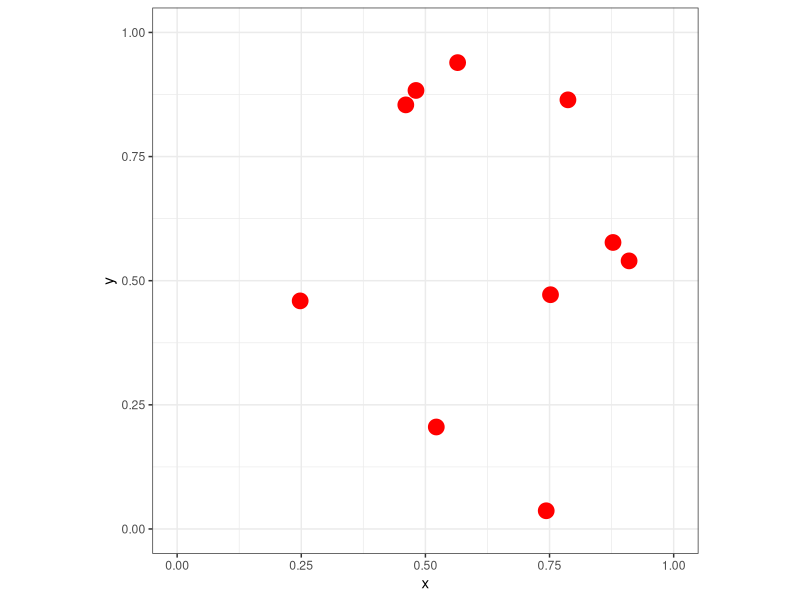
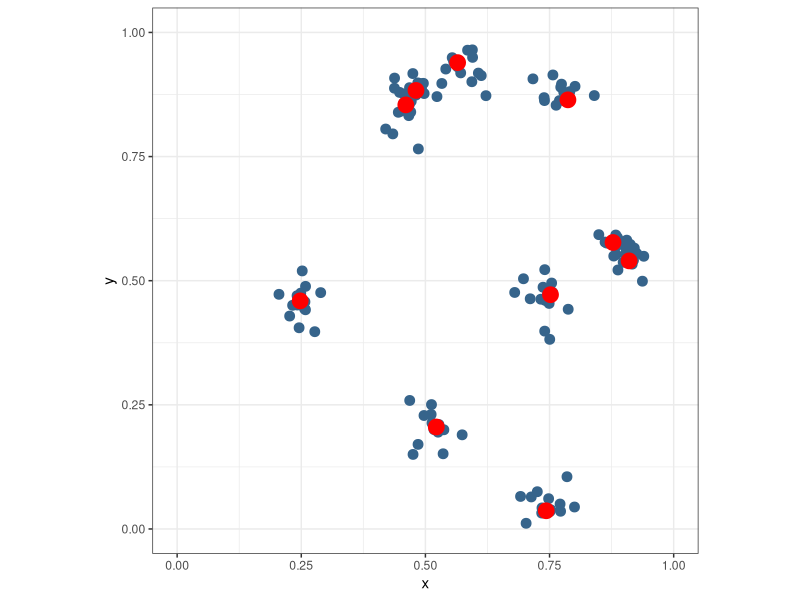
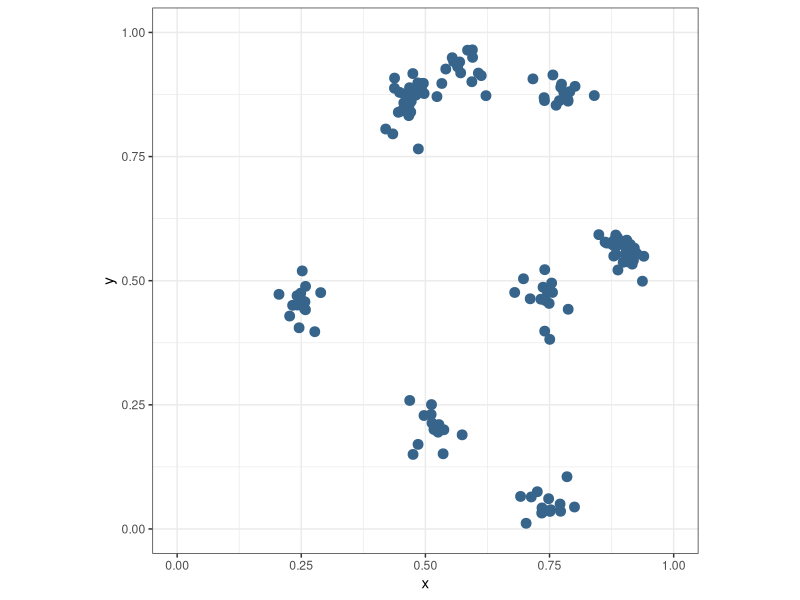
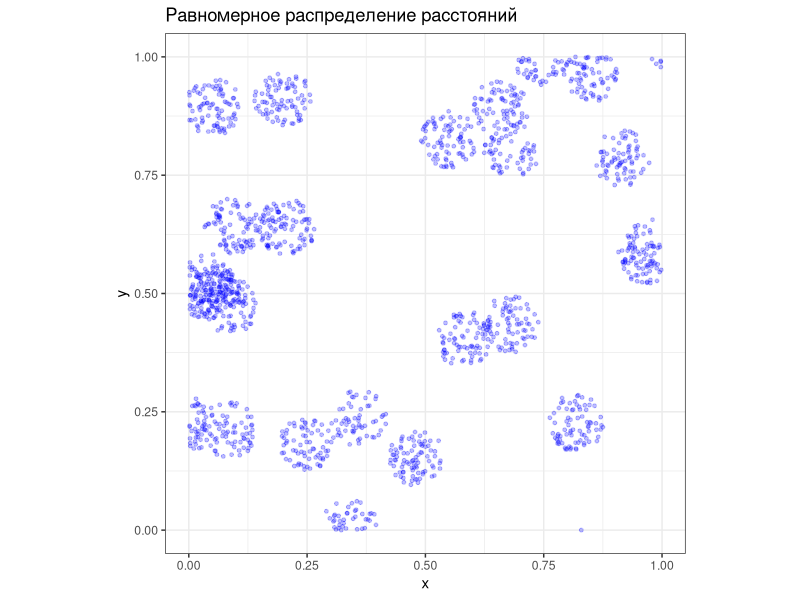
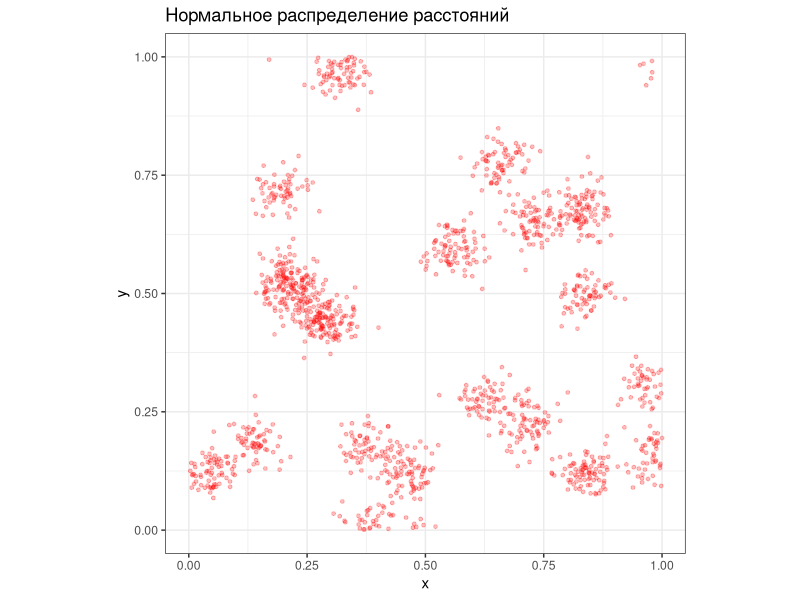
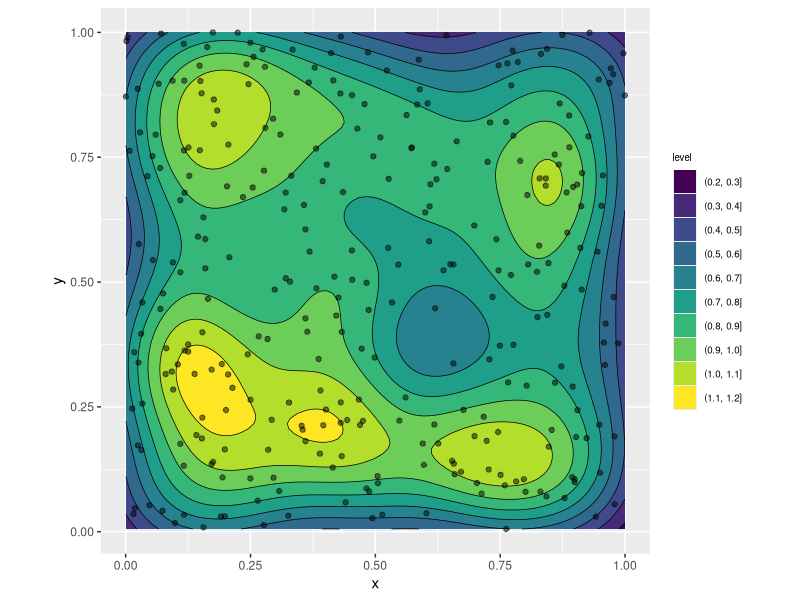
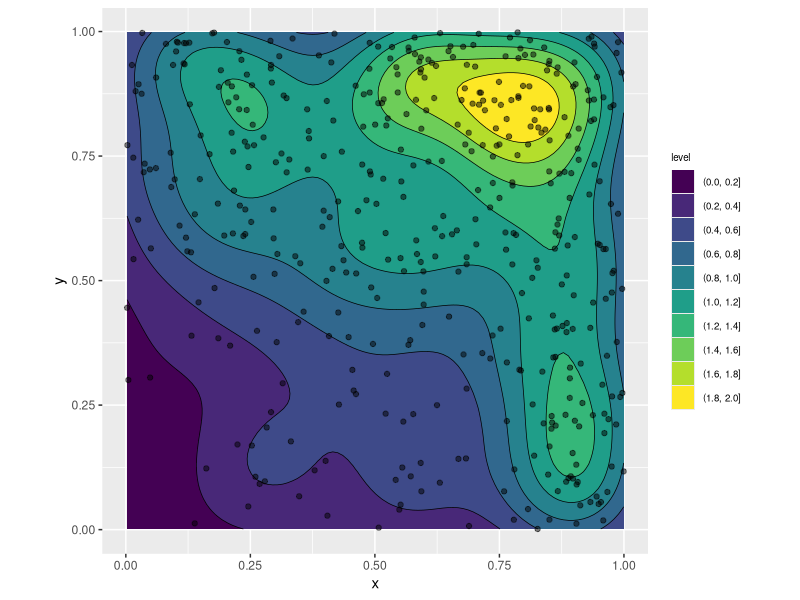
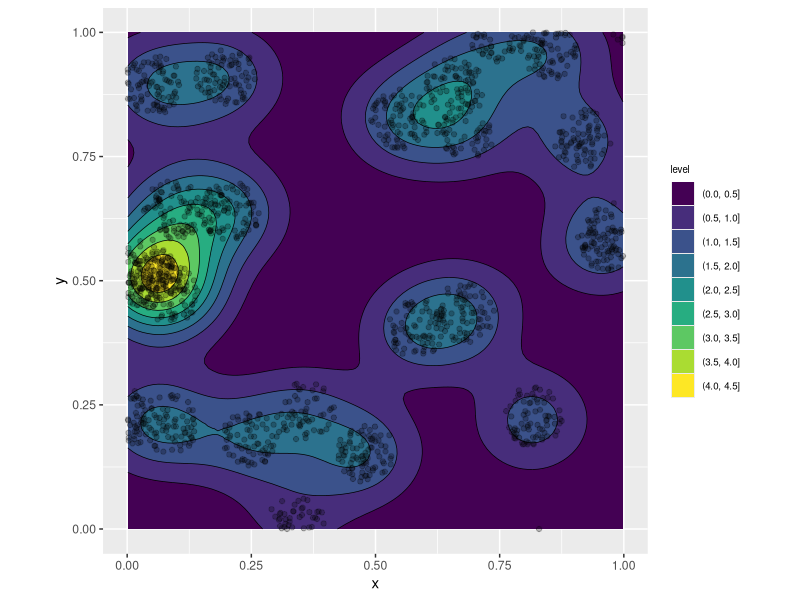

These charts were generated, in order, by the following R code:
## ---- chunk 1
library(tidyverse)
library(sf)
library(spatstat)
library(gganimate)

lambda = 300 # Интенсивность Пуассоновского процесса
k = 10 # Интенсивность кластеров
s = 0.04 # Ожидаемый размер кластера
m = 15 # Ожидаемое количество точек в кластере
r = 0.05 # Расстояние ингибиции (для регулярного процесса)
## ---- chunk 2
adf = function(ppp) {
  ppp$df = tibble(
    x = ppp$x,
    y = ppp$y
  )
  return(ppp)
}

nframes = 20
pois = lapply(1:nframes, \(iter) { 
  p = rpoispp(lambda)
  tibble(
    x = p$x,
    y = p$y,
    iter = iter
  )
}) |> bind_rows()

gp = ggplot(pois, aes(x,y)) +
  geom_point(size = 3, color = 'steelblue4') +
  coord_equal() +
  theme_void() +
  transition_states(iter)

animate(gp, fps = 1, nframes = nframes, 
        rewind = TRUE, detail = 0, width = 480, height = 480)
## ---- chunk 3
gp = ggplot() +
  annotate('rect', xmin = 0.1, xmax = 0.7, 
           ymin = 0.2, ymax = 0.7, alpha = 0.5, 
           color = 'magenta', fill = 'pink') +
  annotate("text", x = 0.4, y = 0.45, 
           label = "B", size = 20) +
  geom_point(data = pois, mapping = aes(x,y), 
             size = 3, color = 'steelblue4') +
  coord_equal() +
  theme_bw() +
  transition_states(iter)

animate(gp, fps = 1, nframes = nframes, 
        rewind = TRUE, detail = 0, width = 480, height = 480)
## ---- chunk 4

## ---- chunk 5
hpois = lapply(1:nframes, \(iter) {
  lambda = function(x,y) { 500 * (y^2 + x) }
  p = rpoispp(lambda)
  tibble(
    x = p$x,
    y = p$y,
    iter = iter
  )
}) |> bind_rows()

gp = ggplot() +
  annotate('rect', xmin = 0.1, xmax = 0.7, 
           ymin = 0.2, ymax = 0.7, alpha = 0.5, 
           color = 'magenta', fill = 'pink') +
  annotate("text", x = 0.4, y = 0.45, 
           label = "B", size = 20) +
  geom_point(data = hpois, mapping = aes(x,y), 
             size = 3, color = 'steelblue4') +
  coord_equal() +
  theme_bw() +
  transition_states(iter)

animate(gp, fps = 1, nframes = nframes, 
        rewind = TRUE, detail = 0, width = 480, height = 480)
## ---- chunk 6
border = lapply(1:nframes, \(iter) {
  lambda = function(x,y) { 500 * ((y-0.5)^2 + (x-0.5)^2) }
  p = rpoispp(lambda)
  tibble(
    x = p$x,
    y = p$y,
    iter = iter
  )
}) |> bind_rows()

gp = ggplot() +
  geom_point(data = border, mapping = aes(x,y), 
             size = 3, color = 'steelblue4') +
  coord_equal() +
  theme_bw() +
  transition_states(iter)

animate(gp, fps = 1, nframes = nframes, 
        rewind = TRUE, detail = 0, width = 480, height = 480)
## ---- chunk 7
center = lapply(1:nframes, \(iter) {
  lambda = function(x,y) { 500 * (1.0 - abs(y-0.5) - abs(x-0.5)) }
  p = rpoispp(lambda)
  tibble(
    x = p$x,
    y = p$y,
    iter = iter
  )
}) |> bind_rows()

gp = ggplot() +
  geom_point(data = center, mapping = aes(x,y), 
             size = 3, color = 'steelblue4') +
  coord_equal() +
  theme_bw() +
  transition_states(iter)

animate(gp, fps = 1, nframes = nframes, 
        rewind = TRUE, detail = 0, width = 480, height = 480)
## ---- chunk 8
matern = lapply(1:nframes, \(iter) {
  p = rMatClust(k, s, m)
  tibble(
    x = p$x,
    y = p$y,
    iter = iter
  )
}) |> bind_rows()

gp = ggplot() +
  geom_point(data = matern, mapping = aes(x,y), 
             size = 3, color = 'steelblue4') +
  coord_equal() +
  theme_bw() +
  transition_states(iter)

animate(gp, fps = 1, nframes = nframes, 
        rewind = TRUE, detail = 0, width = 480, height = 480)
## ---- chunk 9
parents = tibble(
  x = runif(k),
  y = runif(k)
)

ggplot() +
  geom_point(data = parents, mapping = aes(x,y), 
             size = 5, color = 'red') +
  coord_equal() +
  xlim(0, 1) +
  ylim(0, 1) +
  theme_bw()
## ---- chunk 10
dist  = rnorm(m * k, 0, s)
theta = runif(m * k, 0, 2 * pi)
  
offspr = tibble(
  x = rep(parents$x, m) + dist * cos(theta),
  y = rep(parents$y, m) + dist * sin(theta)
)

ggplot() +
  geom_point(data = offspr, mapping = aes(x,y), 
             size = 3, color = 'steelblue4') +
  geom_point(data = parents, mapping = aes(x,y), 
             size = 5, color = 'red') +
  coord_equal() +
  xlim(0, 1) +
  ylim(0, 1) +
  theme_bw()
## ---- chunk 11
ggplot() +
  geom_point(data = offspr, mapping = aes(x,y), 
             size = 3, color = 'steelblue4') +
  coord_equal() +
  xlim(0, 1) +
  ylim(0, 1) +
  theme_bw()
## ---- chunk 12
p = rMatClust(k*2, s * 1.5, m * 5)
matern = tibble(
    x = p$x,
    y = p$y
)

ggplot() +
  geom_point(data = matern, mapping = aes(x,y), 
             size = 1, color = 'blue', alpha = 0.25) +
  ggtitle("Равномерное распределение расстояний") +
  coord_equal() +
  xlim(0, 1) +
  ylim(0, 1) +
  theme_bw() 
## ---- chunk 13
p = rThomas(k*2, s * 0.75, m * 5)
thomas = tibble(
    x = p$x,
    y = p$y
)

ggplot() +
  geom_point(data = thomas, mapping = aes(x,y), 
             size = 1, color = 'red', alpha = 0.25) +
  ggtitle("Нормальное распределение расстояний") +
  coord_equal() +
  xlim(0, 1) +
  ylim(0, 1) +
  theme_bw() 
## ---- chunk 14
ssi = lapply(1:nframes, \(iter) { 
  p = rSSI(r, lambda)
  tibble(
    x = p$x,
    y = p$y,
    iter = iter
  )
}) |> bind_rows()

gp = ggplot(ssi, aes(x,y)) +
  geom_point(size = 4, color = 'steelblue4', alpha = 0.5) +
  coord_equal() +
  theme_bw() +
  transition_states(iter)

animate(gp, fps = 1, nframes = nframes, 
        rewind = TRUE, detail = 0, width = 400, height = 400)
## ---- chunk 15
ssi_1 = ssi |> 
  filter(iter == 1) |> 
  mutate(num = row_number())

gp = ggplot(ssi_1, aes(x,y)) +
  geom_point(size = 4, color = 'steelblue4', alpha = 0.5) +
  coord_equal() +
  theme_bw() +
  transition_manual(num, cumulative = T)

animate(gp, nframes = gp$num, detail = 0, width = 400, height = 400)
## ---- chunk 16
pat = filter(pois, iter == 1)
ggplot(pat, aes(x,y)) +
  geom_density_2d_filled() +
  geom_density_2d(linewidth = 0.25, colour = "black") +
  geom_point(alpha = 0.5) +
  coord_equal() +
  guides(fill = guide_legend(override.aes = list(size = 0.5))) +
  theme(legend.title = element_text(size = 7), 
        legend.text = element_text(size = 7))
## ---- chunk 17
pat = filter(hpois, iter == 1)
ggplot(pat, aes(x,y)) +
  geom_density_2d_filled() +
  geom_density_2d(linewidth = 0.25, colour = "black") +
  geom_point(alpha = 0.5) +
  coord_equal() +
  guides(fill = guide_legend(override.aes = list(size = 0.5))) +
  theme(legend.title = element_text(size = 7), 
        legend.text = element_text(size = 7))
## ---- chunk 18
ggplot(matern, aes(x,y)) +
  geom_density_2d_filled() +
  geom_point(alpha = 0.25) +
  geom_density_2d(linewidth = 0.25, colour = "black") +
  coord_equal() +
  guides(fill = guide_legend(override.aes = list(size = 0.5))) +
  theme(legend.title = element_text(size = 7), 
        legend.text = element_text(size = 7))
## ---- chunk 19
ggplot(thomas, aes(x,y)) +
  geom_density_2d_filled() +
  geom_point(alpha = 0.25) +
  geom_density_2d(linewidth = 0.25, colour = "black") +
  coord_equal() +
  guides(fill = guide_legend(override.aes = list(size = 0.5))) +
  theme(legend.title = element_text(size = 7), 
        legend.text = element_text(size = 7))
## ---- chunk 20
ggplot(ssi_1, aes(x,y)) +
  geom_density_2d_filled() +
  geom_point(alpha = 0.25) +
  geom_density_2d(linewidth = 0.25, colour = "black") +
  coord_equal() +
  guides(fill = guide_legend(override.aes = list(size = 0.5))) +
  theme(legend.title = element_text(size = 7), 
        legend.text = element_text(size = 7))
## ---- chunk 21
pat = rpoispp(lambda)
rad = 0.005 * 0:200
G = envelope(pat, Gest, r = rad, nsim = 100, verbose=FALSE)
plot(G, xlim = c(0, 0.15), main = NULL)
## ---- chunk 22
pat = rMatClust(k, s, m)
rad = 0.005 * 0:200
G = envelope(pat, Gest, r = rad, nsim = 100, verbose=FALSE)
plot(G, xlim = c(0, 0.15), main = NULL)
## ---- chunk 23
pat = rSSI(r, lambda)
rad = 0.005 * 0:200
G = envelope(pat, Gest, r = rad, nsim = 100, verbose=FALSE)
plot(G, xlim = c(0, 0.15), main = NULL)
## ---- chunk 24
data(bei)

beidf = tibble(
  x = bei$x,
  y = bei$y
)

ggplot(beidf, aes(x,y)) +
  geom_point(color = 'darkgreen', alpha = 0.5) +
  coord_equal() +
  theme_bw()
## ---- chunk 25
ggplot(beidf, aes(x,y)) +
  geom_density_2d_filled() +
  geom_density_2d(linewidth = 0.25, colour = "black") +
  geom_point(alpha = 0.5) +
  coord_equal() +
  guides(fill = guide_legend(override.aes = list(size = 0.5))) +
  theme(legend.title = element_text(size = 7), 
        legend.text = element_text(size = 7)) +
  theme_bw()
## ---- chunk 26
rad = 0:200
G = envelope(bei, Gest, r = rad, nsim = 100, verbose=FALSE)
plot(G, xlim = c(0, 20), main = NULL)
## ---- chunk 27
data(bei.extra)
elev = bei.extra[[1]] # высота
grad = bei.extra[[2]] # градиент (уклон)

plot(elev, main = NULL)
plot(bei, add = TRUE)
## ---- chunk 28
plot(grad, main = NULL)
plot(bei, add = TRUE)
## ---- chunk 29
model = ppm(bei ~ offset(log(grad)), data = bei.extra)
plot(model, how = "image", se = FALSE, main = NULL)
## ---- chunk 30
sim = simulate(model)
plot(elev, main = NULL)
plot(sim[[1]], col = 'black', cex = 0.5, add = TRUE)
## ---- chunk 31
sim = simulate(model)
plot(elev, main = NULL)
plot(sim[[1]], col = 'black', cex = 0.5, add = TRUE)
## ---- chunk 32
sim = simulate(model)
plot(elev, main = NULL)
plot(sim[[1]], col = 'black', cex = 0.5, add = TRUE)
## ---- chunk 33
sim = simulate(model)
plot(elev, main = NULL)
plot(sim[[1]], col = 'black', cex = 0.5, add = TRUE)
## ---- chunk 34
sim = simulate(model)
plot(elev, main = NULL)
plot(sim[[1]], col = 'black', cex = 0.5, add = TRUE)
